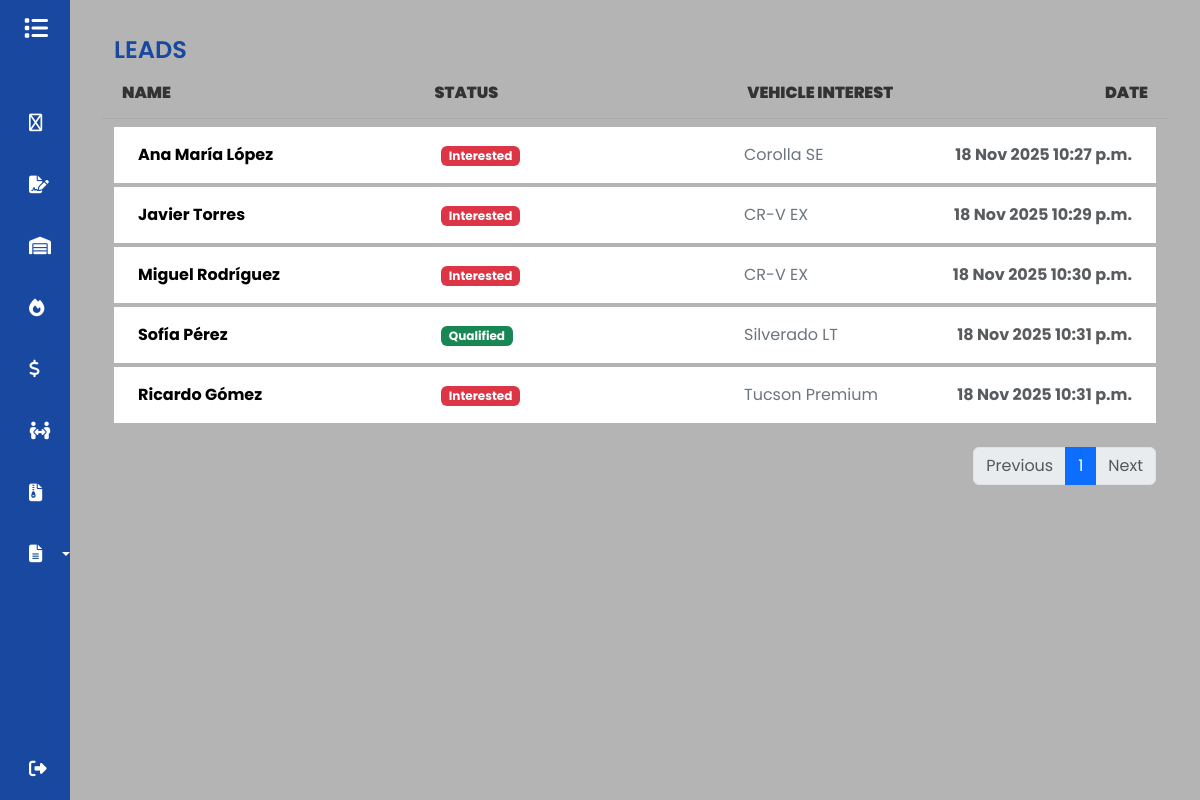
/leads (signed in), run on an earlier commit of the app's database.
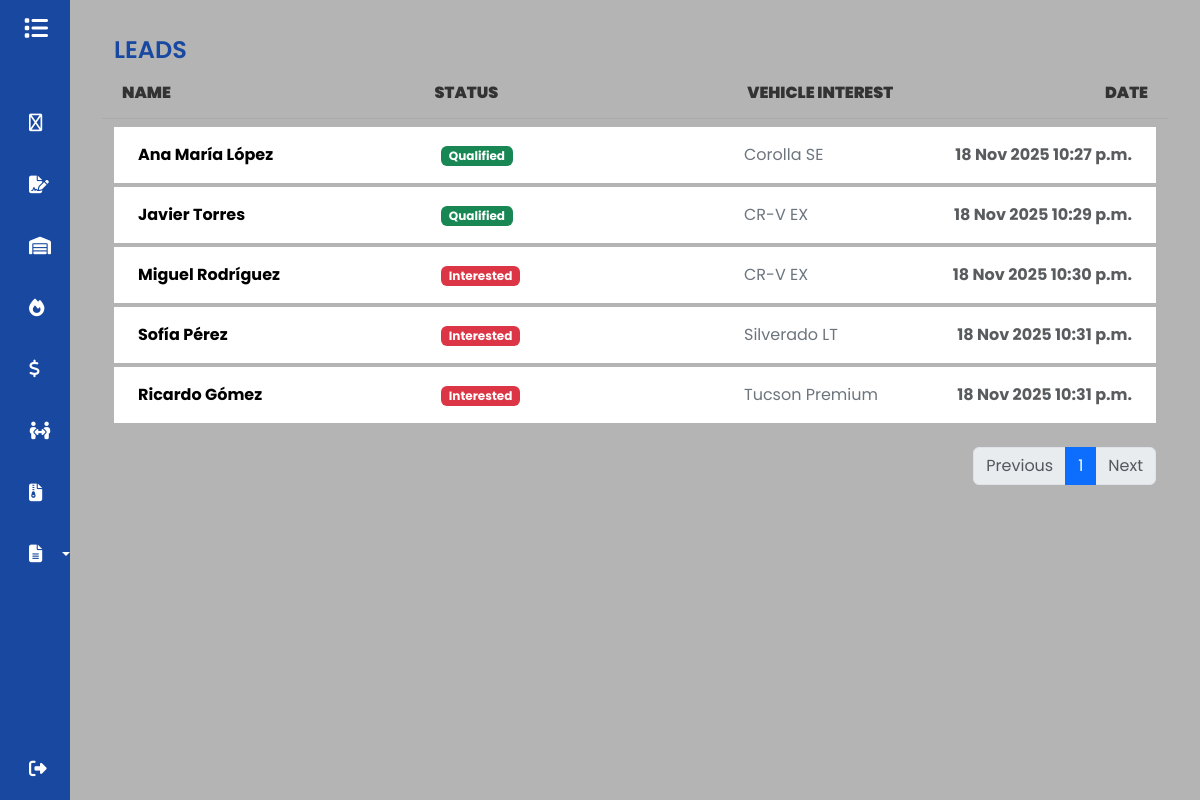
And on a later commit of the database.
### GDMFX/models.py (models this page shows, shortened)
class Leads(models.Model):
    name = models.CharField(max_length=150)
    interested = models.ForeignKey(Vehicles, on_delete=models.SET_NULL, null=True, blank=True)
    source = models.CharField(max_length=150)
    LEAD_STATUS_CHOICES = [
        ('Interested', 'Interested'),
        ('Contacted', 'Contacted'),
        ('Qualified', 'Qualified'),
    ]
    status = models.CharField(max_length=20, choices=LEAD_STATUS_CHOICES, default='Interested')
    user = models.ForeignKey(User, on_delete=models.SET_NULL, null=True, blank=True)
    contact_date = models.DateTimeField(null=True, blank=True)
    bullet = models.DecimalField(max_digits=12, decimal_places=2, null=True, blank=True)

class Vehicles(models.Model):
    vin = models.CharField(max_length=17, unique=True)
    brand = models.CharField(max_length=50)
    model = models.CharField(max_length=50)
    CONDITION_CHOICES = [
        ('Used', 'Used'),
        ('New', 'New'),
    ]
    condition = models.CharField(max_length=10, choices=CONDITION_CHOICES)
    km = models.IntegerField(default=0)
    color = models.CharField(max_length=50)
    price_adquisition = models.DecimalField(max_digits=12, decimal_places=2, null=True, blank=True)
    selling_price = models.DecimalField(max_digits=12, decimal_places=2, null=True, blank=True)
    integration_date = models.DateField(null=True, blank=True)
    STATUS_CHOICES = [
        ('Available', 'Available'),
        ('Sold', 'Sold'),
    ]
    status = models.CharField(max_length=10, choices=STATUS_CHOICES)
    user = models.ForeignKey(User, on_delete=models.CASCADE)

### GDMFX/views.py (the view)
# urls.py: path('leads', views.leads, name='leads'),
@login_required
def leads(request):
    leads = Leads.objects.filter(user=request.user)
    paginator = Paginator(leads, ITEMS_PER_PAGE)
    page_number = request.GET.get('page')
    page_obj = paginator.get_page(page_number)
    return render(request, 'leads.html',{'leads': page_obj} )

### GDMFX/templates/leads.html
{% extends 'base.html' %}
{% load static %}
{% block content %}
<div class="container mt-3">
    <h1 style="color: #1848a0;">LEADS</h1>
    <div class="row mb-2 d-none d-md-flex" style="font-weight: 600; color: #333; border-bottom: 1px solid #aaa; padding-bottom: 5px;">
        <div class="col-12">
            <div class="d-flex align-items-center">
                <strong class="p-2" style="width: 30%;">NAME</strong>
                <strong class="p-2" style="width: 30%;">STATUS</strong>
                <strong class="p-2" style="width: 20%;">VEHICLE INTEREST</strong>
                <strong class="ms-auto p-2 text-end" style="width: 20%;">DATE</strong>
            </div>
        </div>
    </div>
    {% for lead in leads.object_list %}
    <div class="row mt-1">
        <div class="col">
            <ul class="list-group">
                <a href="{% url 'show_lead' lead.id %}" style="text-decoration: none;">
                    <li class="list-group-item d-flex align-items-center list-group-item-action border-0">
                        <div class="p-2" style="width: 30%;">
                            <strong style="color: #000;">{{ lead.name }}</strong>
                        </div>
                        <div class="p-2" style="width: 30%;">
                            {% if lead.status == 'Qualified' %}
                                <span class="badge bg-success">{{ lead.get_status_display }}</span>
                            {% elif lead.status == 'Contacted' %}
                                <span class="badge bg-warning text-dark">{{ lead.get_status_display }}</span>
                            {% else %}
                                <span class="badge bg-danger">{{ lead.get_status_display }}</span>
                            {% endif %}
                        </div>
                        <div class="p-2" style="width: 20%; color: #333;">
                            {% if lead.interested %}
                                <span class="text-secondary">{{ lead.interested.model }}</span>
                            {% else %}
                                <span class="text-muted">General Inquiry</span>
                            {% endif %}
                        </div>
                        <div class="ms-auto p-2 text-end" style="width: 20%;">
                            <strong class="text-muted">{{ lead.contact_date|date:"d M Y h:i a" }}</strong>
                        </div>
                    </li>
                </a>
            </ul>
        </div>
    </div>
    {% empty %}
    <div class="alert alert-info mt-3" role="alert">
        No hay leads registrados para este usuario.
    </div>
    {% endfor %}
    <nav aria-label="Page navigation" class="mt-4">
        <ul class="pagination justify-content-end">
            {% if leads.has_previous %}
                <li class="page-item">
                    <a class="page-link" href="?page={{ leads.previous_page_number }}">Previous</a>
                </li>
            {% else %}
                <li class="page-item disabled">
                    <a class="page-link" tabindex="-1" aria-disabled="true">Previous</a>
                </li>
            {% endif %}
            {% for i in leads.paginator.page_range %}
                {% if leads.number == i %}
                    <li class="page-item active" aria-current="page"><a class="page-link" href="#">{{ i }}</a></li>
                {% else %}
                    <li class="page-item"><a class="page-link" href="?page={{ i }}">{{ i }}</a></li>
                {% endif %}
            {% endfor %}
            {% if leads.has_next %}
                <li class="page-item">
                    <a class="page-link" href="?page={{ leads.next_page_number }}">Next</a>
                </li>
            {% else %}
                <li class="page-item disabled">
                    <a class="page-link" tabindex="-1" aria-disabled="true">Next</a>
                </li>
            {% endif %}
        </ul>
    </nav>
</div>
{% endblock %}

### GDMFX/templates/base.html (shortened to what this page needs)
<!DOCTYPE html>
<html lang="en">
<head>
    {%load static%}
    <link rel="stylesheet" href="{% static 'css/base.css' %}">
    <link href="https://cdn.jsdelivr.net/npm/bootstrap@5.3.8/dist/css/bootstrap.min.css" rel="stylesheet"
>
    <link rel="stylesheet" href="{% static 'css/base.css' %}">
</head>
<body>
    {% if user.is_authenticated%}
    <div class="wrapper">
        <aside id="sidebar">
            <div class="d-flex">
                <button id="toggle-btn" type="button">
                    <i class="fa-solid fa-list"></i>
                </button>
            </div>
            <ul class="sidebar-nav">
                <li class="sidebar-item">
                    <a href="{%url 'dashboard'%}" class="sidebar-link">
                        <i class="fa-regular fa-table-columns"></i>
                    </a>
                </li>
                <li class="sidebar-item">
                    <a href="{%url 'contract'%}" class="sidebar-link">
                        <i class="fa-solid fa-file-signature"></i>
                    </a>
                </li>
                <li class="sidebar-item">
                    <a href="{%url 'inventory'%}" class="sidebar-link">
                        <i class="fa-solid fa-warehouse"></i>
                    </a>
                </li>
                <li class="sidebar-item">
                    <a href="{%url 'leads'%}" class="sidebar-link">
                        <i class="fa-solid fa-fire"></i>
                    </a>
                </li>
                <li class="sidebar-item">
                    <a href="{%url 'sales'%}" class="sidebar-link">
                        <i class="fa-solid fa-dollar-sign"></i>
                    </a>
                </li>
                <li class="sidebar-item">
                    <a href="{%url 'meets'%}" class="sidebar-link">
                        <i class="fa-solid fa-people-arrows"></i>
                    </a>
                </li>
                <li class="sidebar-item">
                    <a href="{%url 'reports'%}" class="sidebar-link">
                        <i class="fa-solid fa-file-zipper"></i>
                    </a>
                </li>
                <li class="sidebar-item">
                    <a href="#" class="sidebar-link dropdown-toggle" id="formsDropdown" role="button"
                        data-bs-toggle="dropdown" aria-expanded="false">
                        <i class="fa-solid fa-file-lines"></i>
                    </a>
                </li>
            </ul>
            <div class="sidebar-footer">
                <a href="{%url 'logout'%}" class="sidebar-link">
                    <i class="fa-solid fa-right-from-bracket"></i>
                </a>
            </div>
        </aside>
    </div>
    {%endif%}
    <div class="main">
        <div class="container">
            {% block content%}
            {% endblock%}
        </div>
    </div>
</body>
</html>

### static/css/base.css (style rules this page uses)
a { text-decoration: none; }
li { list-style: none; }
h1 { font-weight: 600; font-size: 1.5rem; }
html, body { height: 100%; margin: 0; padding: 0; }
body { background-color: #b4b4b4; font-family: 'Poppins', sans-serif; }
#sidebar { width: 70px; min-width: 70px; z-index: 1000; transition: all .15s ease-in-out; display: flex; flex-direction: column; background-color: #1848a0; position: fixed; top: 0; bottom: 0; height: 100%; left: 0; }
#toggle-btn { background-color: transparent; cursor: pointer; border: 0; padding: 1rem 1.5rem; }
#toggle-btn i { font-size: 1.5rem; color: #fff; }
.sidebar-nav { padding: 2rem 0; flex: 1 1 auto; }
a.sidebar-link { padding: .625rem 1.625rem; color: #fff; display: block; font-size: 0.9rem; white-space: nowrap; border-left: 3px solid transparent; }
.sidebar-link i { font-size: 1.1rem; margin-right: .75rem; margin-top: 12px; margin-bottom: 12px; }
.sidebar-item { position: relative; }

### GDMFX/templates/base.html (style rules this page uses)
.main { margin-left: 70px; transition: margin-left 0.15s ease-in-out; width: auto; overflow-x: hidden; padding: 20px; }
#sidebar { width: 70px; min-width: 70px; z-index: 1000; transition: all .15s ease-in-out; position: fixed; top: 0; bottom: 0; height: 100%; left: 0; }

What changed in the data, as far as the page shows it:
changed Leads "Ana María López": status "Interested" → "Qualified"
changed Leads "Javier Torres": status "Interested" → "Qualified"
changed Leads "Sofía Pérez": status "Qualified" → "Interested"
